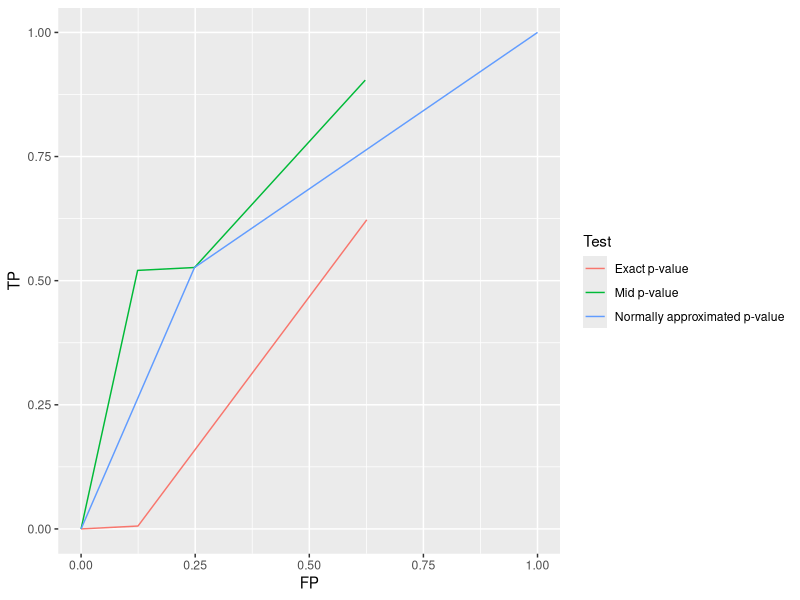
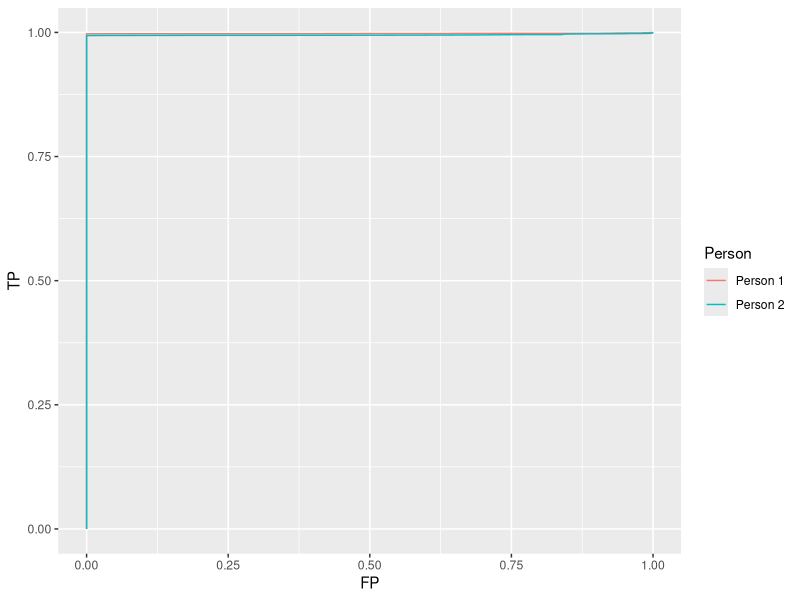

Reproduce these figures in R, in order.
# Set working directory
setwd(dirname(rstudioapi::getActiveDocumentContext()$path))


### Libraries ###

library(ggplot2)
library(dplyr)
library(ggseqlogo)
library(RColorBrewer)
library(ComplexHeatmap)
library(stats)
library(plyr)
library(e1071)
library(gridExtra)

### Functions ###

## Function - Calculation of p-values (exact, mid and approximation) ##
pValCalc <- function(x, n, p){
  
  if (x > p*n){
    
    # Exact p-value test
    exactPval <- 2*(pbinom(x-1, n, p, lower.tail=FALSE))
    
    # Mid p-value test
    midPval <- 2*(dbinom(x, n, p)/2 + pbinom(x, n, p, lower.tail=FALSE))
    
    # Binomial approximation test
    biPval <- pnorm(x+0.5, mean = n*p, sd = sqrt(p*(1-p)*n)) - pnorm(x-0.5, mean = n*p, sd = sqrt(p*(1-p)*n))
    
  } else {
    
    # Exact p-value test
    exactPval <- 2*(pbinom(x-1, n, p, lower.tail=TRUE))
    
    # Mid p-value test
    midPval <- 2*(dbinom(x, n, p)/2 + pbinom(x, n, p, lower.tail=TRUE))
    
    # Binomial approximation test
    biPval <- pnorm(x+0.5, mean = n*p, sd = sqrt(p*(1-p)*n)) - pnorm(x-0.5, mean = n*p, sd = sqrt(p*(1-p)*n))
    
  }
  
  return(c(exactPvalue = exactPval, midPvalue = midPval, biPvalue = biPval)) 
  
}


### Question 1 ###

# Create vectors for each category
S <- c(50, 176*4/16) # Stripes 
D <- c(41, 176*3/16) # Dots
SAD <- c(85, 176*9/16) # Stripes and dots

# Add vectors to dataframe
data1 <- data.frame(S, D, SAD)

# Calculate Chi-Square test
chisq.test(data1)



### Question 2 ###
Data <-read.csv('HW2_8h.csv')

# Check normality of the data with shapiro test
shapiro.test(Data$tlv5)
shapiro.test(Data$tlv6)
shapiro.test(Data$rg5)
shapiro.test(Data$rg6)

## Section 1 ## - Perform t test to check difference between cities in 2020
wilcox.test(Data$tlv5, Data$rg5, conf.level = 0.99)

## Section 2 ## - Perform t test to check difference between cities in 2021
wilcox.test(Data$tlv6, Data$rg6, conf.level = 0.99)

## Section 3 ## - Perform t test to check difference between RG and the population
Data$diffRG <- Data$rg6 - Data$rg5 # Calculate difference between the years in RG
wilcox.test(Data$diffRG, mu = 0.03, conf.level = 0.99, exact=FALSE) # Perform t-test

## Section 4 ## - Perform t test to check difference between TLV and the population
Data$diffTLV <- Data$tlv6 - Data$tlv5 # Calculate difference between the years in TLV
wilcox.test(Data$diffTLV, mu = 0.03, conf.level = 0.99, exact=FALSE) # Perform t-test

## Section 5 ## - Perform t test to check difference between the cities (height difference)
wilcox.test(Data$diffTLV, Data$diffRG, conf.level = 0.99, exact=FALSE)



### Question 3 ###


## Section 1 ### - Fair coin toss --> 3-10 tosses 

# Generate number of coin tosses
tossNum <- floor(runif(1, min = 3, max = 11))

# Define fair p = 0.5
pF <- 0.5

# Generate coin tosses
suc <- rbinom(1, tossNum, pF)

# Calculate p-values with 'pValCalc' function
resultsF <- pValCalc(suc, tossNum, pF)
print(resultsF)


## Section 2 ### - Unfair coin toss --> 3-10 tosses 

# Define unfair p = 0.8
pNF <- 0.8

# Generate coin toss
suc <- rbinom(1, tossNum, pNF)

# Calculate p-values with 'pValCalc' function
resultsNF <- pValCalc(suc, tossNum, pF)
print(resultsNF)


## Section 3 ## - Fair and unfair coin toss --> 3-10 tosses and 10,000 repetitions

# Define number of repetitions
rep <- 10000

# Define matrices for the fair and unfair tosses to save p-Values
fairMat <- matrix(0, nrow = rep, ncol = 3)
unfairMat <- matrix(0, nrow = rep, ncol = 3)

# Get p-values 10000 times
for (i in 1:rep){
  
  # Generate coin tosses fair and unfair
  sucF <- rbinom(1, tossNum, pF)
  sucNF <- rbinom(1, tossNum, pNF)
  
  # Calculate p-values and add to matrices
  fairMat[i,] <- pValCalc(sucF, tossNum, pF)
  unfairMat[i,] <- pValCalc(sucNF, tossNum, pF)
}


## Section 4 ## - Plot ROC curve for the data from the matrices

FP <- c(mapply(function(x){sum(fairMat[,1] < x)/10000}, x = seq(from = 0, to = 1, by = 0.001)), mapply(function(x){sum(fairMat[,2] < x)/10000}, x = seq(from = 0, to = 1, by = 0.001)), mapply(function(x){sum(fairMat[,3] < x)/10000}, x = seq(from = 0, to = 1, by = 0.001)))
TP <- c(mapply(function(x){sum(unfairMat[,1] < x)/10000}, x = seq(from = 0, to = 1, by = 0.001)), mapply(function(x){sum(unfairMat[,2] < x)/10000}, x = seq(from = 0, to = 1, by = 0.001)), mapply(function(x){sum(unfairMat[,3] < x)/10000}, x = seq(from = 0, to = 1, by = 0.001)))
Test <- rep(c('Exact p-value', 'Mid p-value', 'Normally approximated p-value'), each = 1001)
xAlpha <- 0.05
yAlpha <- 0.05
df <- data.frame(Test, FP, TP)

png(filename = 'ROC - pValues.png')
ggplot(data = df, aes(x = FP, y = TP, group = Test)) +
  geom_line(aes(color = Test))
dev.off()


## Section 5 ## - Add '+' where alpha = 0.05


## Section 6 ## - Two people toss fair and unfair coin toss --> 5000 tosses

# Generate coin toss - Person 1
suc_fair_P1 <- rbinom(5000, 1, pF)
suc_unfair_P1 <- rbinom(5000, 1, pNF)

# Generate coin toss - Person 1
suc_fair_P2 <- rbinom(5000, 1, pF)
suc_unfair_P2 <- rbinom(5000, 1, pNF)

## Function for normal approximation ##

normalApp <- function(x, n, p){
  return(pnorm(x+0.5, mean = n*p, sd = sqrt(p*(1-p)*n)) - pnorm(x-0.5, mean = n*p, sd = sqrt(p*(1-p)*n)))
}

# Create empty matrices for person 1 and person 2
matFair <- matrix(0, nrow = 5000, ncol = 2)
matUnfair <- matrix(0, nrow = 5000, ncol = 2)

# Normal approximation test - Fair coin - Person 1
matFair[,1] <- sapply(1:5000, function(x){normalApp(sum(suc_fair_P1[1:x]), x, pF)})

# Normal approximation test - Fair coin - Person 1
matUnfair[,1] <- sapply(1:5000, function(x){normalApp(sum(suc_unfair_P1[1:x]), x, pF)})

# Normal approximation test - Fair coin - Person 1
matFair[,2] <- sapply(1:5000, function(x){normalApp(sum(suc_fair_P2[1:x]), x, pF)})

# Normal approximation test - Fair coin - Person 1
matUnfair[,2] <- sapply(1:5000, function(x){normalApp(sum(suc_unfair_P2[1:x]), x, pF)})

# Get total p-Values
pVal_fair_P1 <-sum(matFair[,1])/5000
pVal_fair_P2 <-sum(matFair[,2])/5000
pVal_unfair_P1 <-sum(matUnfair[,1])/5000
pVal_unfair_P2 <-sum(matUnfair[,2])/5000

# ROC curve

FP <- c(mapply(function(x){sum(matFair[,1] < x)/5000}, x = seq(from = 0, to = 1, by = 0.001)), mapply(function(x){sum(matFair[,2] < x)/5000}, x = seq(from = 0, to = 1, by = 0.001)))
TP <- c(mapply(function(x){sum(matUnfair[,1] < x)/5000}, x = seq(from = 0, to = 1, by = 0.001)), mapply(function(x){sum(matUnfair[,2] < x)/5000}, x = seq(from = 0, to = 1, by = 0.001)))
Person <- rep(c('Person 1', 'Person 2'), each = 1001)
df <- data.frame(Person, FP, TP)

png(filename = 'ROC - persons.png')
ggplot(data = df, aes(x = FP, y = TP, group = Person)) +
  geom_line(aes(color = Person)) 
  # geom_point(data = hightlight_df, aes(x = FP, y = TP, group = Person))
dev.off()
